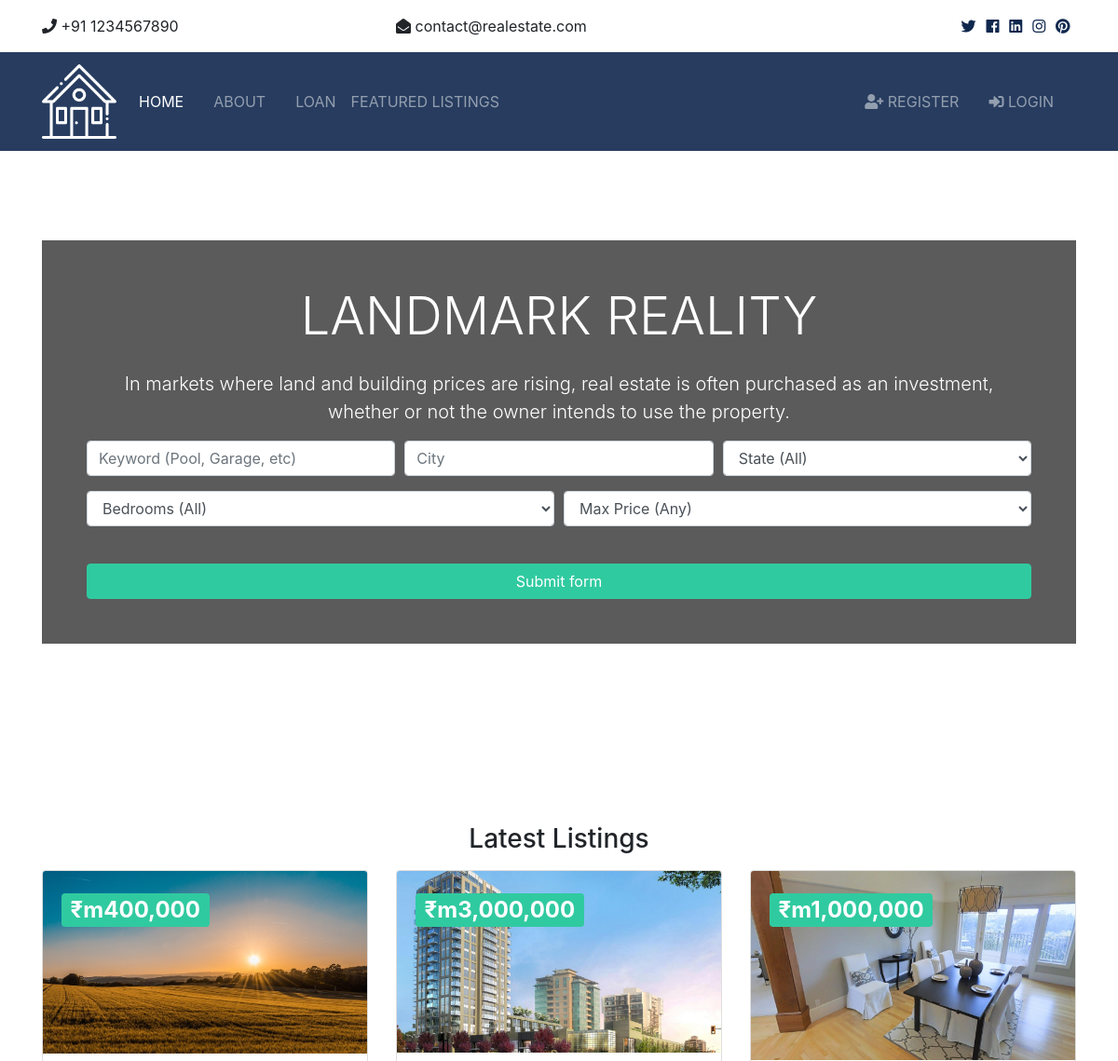
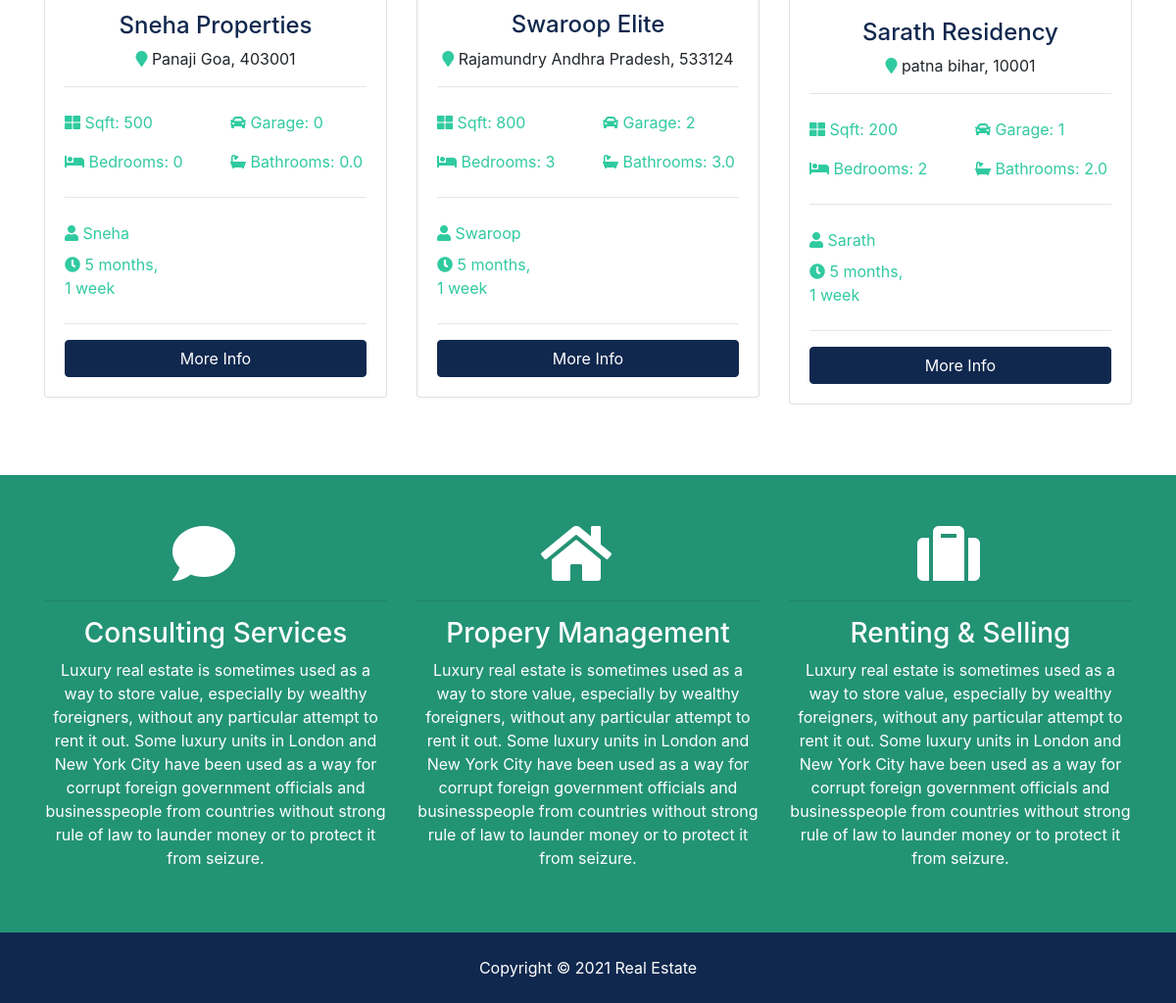
The page / on the database its author committed (2 pictures, top to bottom).
### listings/models.py (models this page shows, shortened)
class Listing(models.Model):
  realtor = models.ForeignKey(Realtor, on_delete=models.DO_NOTHING)
  title = models.CharField(max_length=200)
  address = models.CharField(max_length=200)
  city = models.CharField(max_length=100)
  state = models.CharField(max_length=100)
  zipcode = models.CharField(max_length=20)
  description = models.TextField(blank=True)
  price = models.IntegerField()
  bedrooms = models.IntegerField()
  bathrooms = models.DecimalField(max_digits=2, decimal_places=1)
  garage = models.IntegerField(default=0)
  sqft = models.IntegerField()
  lot_size = models.DecimalField(max_digits=5, decimal_places=1)
  photo_main = models.ImageField(upload_to='photos/%Y/%m/%d/')
  photo_1 = models.ImageField(upload_to='photos/%Y/%m/%d/', blank=True)
  photo_2 = models.ImageField(upload_to='photos/%Y/%m/%d/', blank=True)
  photo_3 = models.ImageField(upload_to='photos/%Y/%m/%d/', blank=True)
  photo_4 = models.ImageField(upload_to='photos/%Y/%m/%d/', blank=True)
  photo_5 = models.ImageField(upload_to='photos/%Y/%m/%d/', blank=True)
  photo_6 = models.ImageField(upload_to='photos/%Y/%m/%d/', blank=True)
  is_published = models.BooleanField(default=True)
  list_date = models.DateTimeField(default=datetime.now, blank=True)

### realtors/models.py (models this page shows)
class Realtor(models.Model):
  name = models.CharField(max_length=200)
  photo = models.ImageField(upload_to='photos/%Y/%m/%d/')
  description = models.TextField(blank=True)
  phone = models.CharField(max_length=20)
  email = models.CharField(max_length=50)
  is_mvp = models.BooleanField(default=False)
  hire_date = models.DateTimeField(default=datetime.now, blank=True)
  def __str__(self):
    return self.name

### pages/views.py (the view)
# urls.py: path('', views.index, name='listings'),
def index(request):
    listings = Listing.objects.order_by('-list_date').filter(is_published=True)[:3]
    context = {
        'listings': listings,
        'state_choices': state_choices,
        'bedroom_choices': bedroom_choices,
        'price_choices': price_choices
    }
    return render(request, 'pages/index.html', context)

### templates/pages/index.html (shortened to what this page needs)
{% extends 'base.html' %}
{% load humanize %}
{% block content %}
<section id="showcase">
    <div class="container text-center">
      <div class="home-search p-5">
        <div class="overlay p-5">
          <h1 class="display-4 mb-4">
            LANDMARK REALITY
          </h1>
          <p class="lead">In markets where land and building prices are rising, real estate is often purchased as an investment, whether or not the owner intends to use the property.</p>
          <div class="search">
            <form action="{% url 'search' %}">
              <div class="form-row">
                <div class="col-md-4 mb-3">
                  <input type="text" name="keywords" class="form-control" placeholder="Keyword (Pool, Garage, etc)">
                </div>
                <div class="col-md-4 mb-3">
                  <input type="text" name="city" class="form-control" placeholder="City">
                </div>
                <div class="col-md-4 mb-3">
                  <select name="state" class="form-control">
                    <option selected="true" disabled="disabled">State (All)</option>
                  </select>
                </div>
              </div>
              <div class="form-row">
                <div class="col-md-6 mb-3">
                  <select name="bedrooms" class="form-control">
                    <option selected="true" disabled="disabled">Bedrooms (All)</option>
                  </select>
                </div>
                <div class="col-md-6 mb-3">
                  <select name="price" class="form-control" id="type">
                    <option selected="true" disabled="disabled">Max Price (Any)</option>
                  </select>
                </div>
              </div>
              <button class="btn btn-secondary btn-block mt-4" type="submit">Submit form</button>
            </form>
          </div>
        </div>
      </div>
    </div>
  </section>
<br>
  <section id="listings" class="py-5">
    <div class="container">
      <h3 class="text-center mb-3">Latest Listings</h3>
      <div class="row">
        {% if listings %}
          {% for listing in listings %}
            <div class="col-md-6 col-lg-4 mb-4">
              <div class="card listing-preview">
                <img class="card-img-top" src="{{ listing.photo_main.url }}" alt="">
                <div class="card-img-overlay">
                  <h2>
                    <span class="badge badge-secondary text-white">₹m{{ listing.price | intcomma }}</span>
                  </h2>
                </div>
                <div class="card-body">
                  <div class="listing-heading text-center">
                    <h4 class="text-primary">{{ listing.title }}</h4>
                    <p>
                      <i class="fas fa-map-marker text-secondary"></i> {{ listing.city }} {{ listing.state }}, {{ listing.zipcode }}</p>
                  </div>
                  <hr>
                  <div class="row py-2 text-secondary">
                    <div class="col-6">
                      <i class="fas fa-th-large"></i> Sqft: {{ listing.sqft }}</div>
                    <div class="col-6">
                      <i class="fas fa-car"></i> Garage: {{ listing.garage }}</div>
                  </div>
                  <div class="row py-2 text-secondary">
                    <div class="col-6">
                      <i class="fas fa-bed"></i> Bedrooms: {{ listing.bedrooms }}</div>
                    <div class="col-6">
                      <i class="fas fa-bath"></i> Bathrooms: {{ listing.bathrooms }}</div>
                  </div>
                  <hr>
                  <div class="row py-2 text-secondary">
                    <div class="col-6">
                      <i class="fas fa-user"></i> {{ listing.realtor }}</div>
                  </div>
                  <div class="row text-secondary pb-2">
                    <div class="col-6">
                      <i class="fas fa-clock"></i> {{ listing.list_date | timesince }}</div>
                  </div>
                  <hr>
                  <a href="{% url 'listing' listing.id %}" class="btn btn-primary btn-block">More Info</a>
                </div>
              </div>
            </div>
          {% endfor %}
        {% else %}
          <div class="col-md-12">
            <p>No Listings Available</p>
          </div>
        {% endif %}
      </div>
    </div>
  </section>
  <section id="services" class="py-5 bg-secondary text-white">
    <div class="container">
      <div class="row text-center">
        <div class="col-md-4">
          <i class="fas fa-comment fa-4x mr-4"></i>
          <hr>
          <h3>Consulting Services</h3>
          <p>Luxury real estate is sometimes used as a way to store value, especially by wealthy foreigners, without any particular attempt to rent it out. Some luxury units in London and New York City have been used as a way for corrupt foreign government officials and businesspeople from countries without strong rule of law to launder money or to protect it from seizure.</p>
        </div>
        <div class="col-md-4">
          <i class="fas fa-home fa-4x mr-4"></i>
          <hr>
          <h3>Propery Management</h3>
          <p>Luxury real estate is sometimes used as a way to store value, especially by wealthy foreigners, without any particular attempt to rent it out. Some luxury units in London and New York City have been used as a way for corrupt foreign government officials and businesspeople from countries without strong rule of law to launder money or to protect it from seizure.</p>
        </div>
        <div class="col-md-4">
          <i class="fas fa-suitcase fa-4x mr-4"></i>
          <hr>
          <h3>Renting & Selling</h3>
          <p>Luxury real estate is sometimes used as a way to store value, especially by wealthy foreigners, without any particular attempt to rent it out. Some luxury units in London and New York City have been used as a way for corrupt foreign government officials and businesspeople from countries without strong rule of law to launder money or to protect it from seizure.</p>
        </div>
      </div>
    </div>
  </section>
{% endblock %}

### templates/base.html (shortened to what this page needs)
{% load static %}
<!DOCTYPE html>
<html lang="en">
<head>
  <link rel="stylesheet" href="{% static 'css/all.css' %}">
  <link rel="stylesheet" href="{% static 'css/bootstrap.css' %}">
  <link rel="stylesheet" href="{% static 'css/style.css' %}">
  <link rel="stylesheet" href="{% static 'css/lightbox.min.css' %}">
</head>
<body>
  {% include 'partials/_topbar.html' %}
  {% include 'partials/_navbar.html' %}
  {% block content %} {% endblock %}
  {% include 'partials/_footer.html' %}
</body>
</html>

### templates/partials/_topbar.html
  <section id="top-bar" class="p-3">
    <div class="container">
      <div class="row">
        <div class="col-md-4">
          <i class="fas fa-phone"></i> +91 1234567890
        </div>
        <div class="col-md-4">
          <i class="fas fa-envelope-open"></i> contact@realestate.com
        </div>
        <div class="col-md-4">
          <div class="social text-right">
            <a href="#">
              <i class="fab fa-twitter"></i>
            </a>
            <a href="#">
              <i class="fab fa-facebook"></i>
            </a>
            <a href="#">
              <i class="fab fa-linkedin"></i>
            </a>
            <a href="#">
              <i class="fab fa-instagram"></i>
            </a>
            <a href="#">
              <i class="fab fa-pinterest"></i>
            </a>
          </div>
        </div>
      </div>
    </div>
  </section>

### templates/partials/_navbar.html (shortened to what this page needs)
{% load static %}
<nav class="navbar navbar-expand-lg navbar-dark bg-primary sticky-top">
    <div class="container">
      <a class="navbar-brand" href="{% url 'index' %}">
        <img src="{% static 'img/logo.png' %}" class="logo" alt="">
      </a>
      <div class="collapse navbar-collapse" id="navbarNavAltMarkup">
        <ul class="navbar-nav">
          <li
            {% if '/' == request.path %}
              class="nav-item active mr-3"
            {% else %}
              class="nav-item mr-3"
            {% endif %}
          >
            <a class="nav-link" href="{% url 'index' %}">Home</a>
          </li>
          <li
            {% if 'about' in request.path %}
              class="nav-item active mr-3"
            {% else %}
              class="nav-item mr-3"
            {% endif %}
          >
            <a class="nav-link" href="{% url 'about' %}">About</a>
          </li>
          <li>
            <a class="nav-link" href="https://forms.gle/wV8NqqbQvY78wBQc8">Loan</a>
          </li>
          <li
            {% if 'listings' in request.path %}
              class="nav-item active mr-3"
            {% else %}
              class="nav-item mr-3"
            {% endif %}
          >
            <a class="nav-link" href="{% url 'listings' %}">Featured Listings</a>
          </li>
        </ul>
        <ul class="navbar-nav ml-auto">
          {% if user.is_authenticated %}
            <li
            {% if 'dashboard' in request.path %}
              class="nav-item active mr-3"
            {% else %}
              class="nav-item mr-3"
            {% endif %}
            >
              <a class="nav-link" href="{% url 'dashboard' %}">
               Welcome {{ user.username }} (Dashboard)</a>
            </li>
            <li class="nav-item mr-3">
              <a href="javascript:{document.getElementById('logout').submit()}" class="nav-link">
                <i class="fas fa-sign-out-alt"></i> Logout
              </a>
              <form action="{% url 'logout' %}" method="POST" id="logout">
                {% csrf_token %}
                <input type="hidden">
              </form>
            </li>
          {% else %}
            <li
            {% if 'register' in request.path %}
              class="nav-item active mr-3"
            {% else %}
              class="nav-item mr-3"
            {% endif %}
            >
              <a class="nav-link" href="{% url 'register' %}">
                <i class="fas fa-user-plus"></i> Register</a>
            </li>
            <li
            {% if 'login' in request.path %}
              class="nav-item active mr-3"
            {% else %}
              class="nav-item mr-3"
            {% endif %}
            >
              <a class="nav-link" href="{% url 'login' %}">
                <i class="fas fa-sign-in-alt"></i>
                Login</a>
            </li>
          {% endif %}
        </ul>
      </div>
    </div>
  </nav>

### templates/partials/_footer.html
  <footer id="main-footer" class="py-4 bg-primary text-white text-center">
    Copyright &copy;
    <span class="year"></span>  Real Estate
  </footer>

### realestate/static/css/all.css (style rules this page uses)
.fa, .fas, .far, .fal, .fab { -moz-osx-font-smoothing: grayscale; -webkit-font-smoothing: antialiased; display: inline-block; font-style: normal; font-variant: normal; text-rendering: auto; line-height: 1; }
.fa-4x { font-size: 4em; }
.fa-bath:before { content: "\f2cd"; }
.fa-bed:before { content: "\f236"; }
.fa-car:before { content: "\f1b9"; }
.fa-clock:before { content: "\f017"; }
.fa-comment:before { content: "\f075"; }
.fa-envelope-open:before { content: "\f2b6"; }
.fa-facebook:before { content: "\f09a"; }
.fa-home:before { content: "\f015"; }
.fa-instagram:before { content: "\f16d"; }
.fa-linkedin:before { content: "\f08c"; }
.fa-map-marker:before { content: "\f041"; }
.fa-phone:before { content: "\f095"; }
.fa-pinterest:before { content: "\f0d2"; }
.fa-sign-in-alt:before { content: "\f2f6"; }
.fa-suitcase:before { content: "\f0f2"; }
.fa-th-large:before { content: "\f009"; }
.fa-twitter:before { content: "\f099"; }
.fa-user:before { content: "\f007"; }
.fa-user-plus:before { content: "\f234"; }
.fab { font-family: 'Font Awesome 5 Brands'; }
.fa, .fas { font-family: 'Font Awesome 5 Free'; font-weight: 900; }

### realestate/static/css/style.css (style rules this page uses)
.btn-secondary { color: #fff !important; }
img { width: 100%; }
.logo { width: 80px; }
.navbar { opacity: 0.9; text-transform: uppercase; }
.social a { margin-right: 0.4rem; }
#showcase { background: url(../img/showcase.jpg) no-repeat top center fixed/cover; position: relative; min-height: 650px; color: #fff; padding-top: 6rem; }
#showcase .home-search { min-height: 400px; position: relative; border-radius: 5px; }
#showcase .overlay { content: ''; position: absolute; top: 0; left: 0; min-height: 400px; width: 100%; background: rgba(51, 51, 51, 0.8); }
#services { background: url(../img/building.jpg) no-repeat top center fixed/cover; min-height: 300px; position: relative; overflow: hidden; }
#services::before { content: ''; position: absolute; top: 0; left: 0; min-height: 100%; width: 100%; background: rgba(32, 134, 107, 0.8); }
.listing-preview a { position: relative; }

### rows shown on the page
Listing: photo_main (picture), price "400,000", title "Sneha Properties", city "Panaji", state "Goa", zipcode "403001", sqft "500", garage "0", bedrooms "0", bathrooms "0.0", realtor "Sneha", list_date "5 months, 1 week"
Listing: photo_main (picture), price "3,000,000", title "Swaroop Elite", city "Rajamundry", state "Andhra Pradesh", zipcode "533124", sqft "800", garage "2", bedrooms "3", bathrooms "3.0", realtor "Swaroop", list_date "5 months, 1 week"
Listing: photo_main (picture), price "1,000,000", title "Sarath Residency", city "patna", state "bihar", zipcode "10001", sqft "200", garage "1", bedrooms "2", bathrooms "2.0", realtor "Sarath", list_date "5 months, 1 week"
